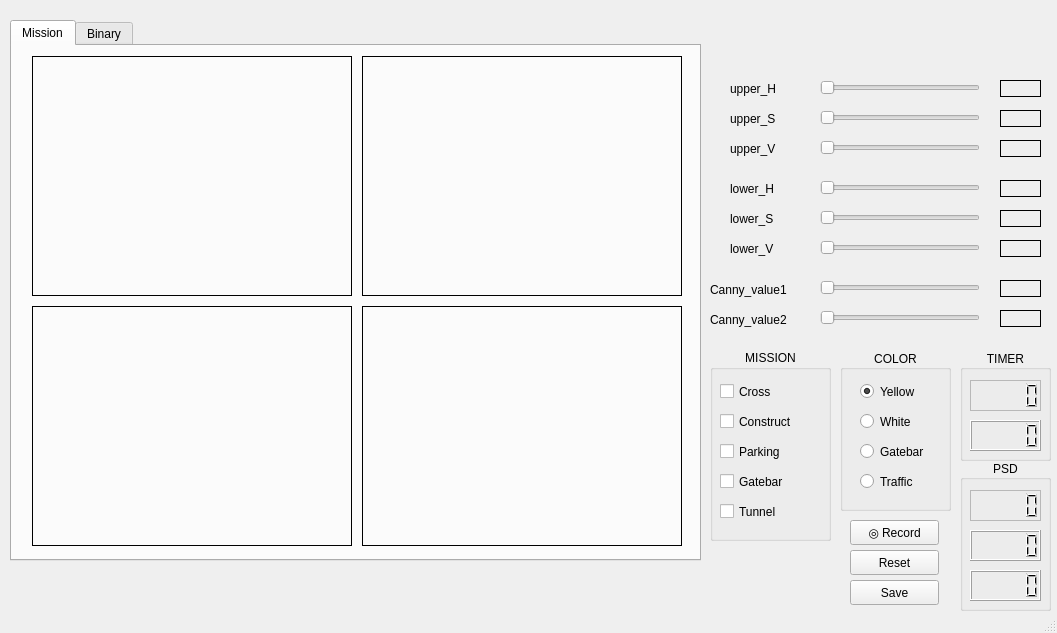
<?xml version="1.0" encoding="UTF-8"?>
<ui version="4.0">
 <class>MainWindowDesign</class>
 <widget class="QMainWindow" name="MainWindowDesign">
  <property name="geometry">
   <rect>
    <x>0</x>
    <y>0</y>
    <width>1057</width>
    <height>633</height>
   </rect>
  </property>
  <property name="cursor">
   <cursorShape>ArrowCursor</cursorShape>
  </property>
  <property name="windowTitle">
   <string>Vision_Node</string>
  </property>
  <property name="windowIcon">
   <iconset resource="../resources/images.qrc">
    <normaloff>:/images/vision.png</normaloff>:/images/vision.png</iconset>
  </property>
  <property name="locale">
   <locale language="English" country="Australia"/>
  </property>
  <widget class="QWidget" name="centralwidget">
   <widget class="QSlider" name="upper_H">
    <property name="geometry">
     <rect>
      <x>820</x>
      <y>80</y>
      <width>160</width>
      <height>16</height>
     </rect>
    </property>
    <property name="maximum">
     <number>180</number>
    </property>
    <property name="orientation">
     <enum>Qt::Horizontal</enum>
    </property>
   </widget>
   <widget class="QSlider" name="upper_S">
    <property name="geometry">
     <rect>
      <x>820</x>
      <y>110</y>
      <width>160</width>
      <height>16</height>
     </rect>
    </property>
    <property name="maximum">
     <number>255</number>
    </property>
    <property name="orientation">
     <enum>Qt::Horizontal</enum>
    </property>
   </widget>
   <widget class="QSlider" name="upper_V">
    <property name="geometry">
     <rect>
      <x>820</x>
      <y>140</y>
      <width>160</width>
      <height>16</height>
     </rect>
    </property>
    <property name="maximum">
     <number>255</number>
    </property>
    <property name="orientation">
     <enum>Qt::Horizontal</enum>
    </property>
   </widget>
   <widget class="QLabel" name="label">
    <property name="geometry">
     <rect>
      <x>730</x>
      <y>80</y>
      <width>67</width>
      <height>17</height>
     </rect>
    </property>
    <property name="text">
     <string>upper_H</string>
    </property>
   </widget>
   <widget class="QLabel" name="label_2">
    <property name="geometry">
     <rect>
      <x>730</x>
      <y>110</y>
      <width>67</width>
      <height>17</height>
     </rect>
    </property>
    <property name="text">
     <string>upper_S</string>
    </property>
   </widget>
   <widget class="QLabel" name="label_3">
    <property name="geometry">
     <rect>
      <x>730</x>
      <y>140</y>
      <width>67</width>
      <height>17</height>
     </rect>
    </property>
    <property name="text">
     <string>upper_V</string>
    </property>
   </widget>
   <widget class="QLabel" name="label_upper_H">
    <property name="geometry">
     <rect>
      <x>1000</x>
      <y>80</y>
      <width>41</width>
      <height>17</height>
     </rect>
    </property>
    <property name="frameShape">
     <enum>QFrame::Box</enum>
    </property>
    <property name="text">
     <string/>
    </property>
   </widget>
   <widget class="QLabel" name="label_upper_S">
    <property name="geometry">
     <rect>
      <x>1000</x>
      <y>110</y>
      <width>41</width>
      <height>17</height>
     </rect>
    </property>
    <property name="frameShape">
     <enum>QFrame::Box</enum>
    </property>
    <property name="text">
     <string/>
    </property>
   </widget>
   <widget class="QLabel" name="label_upper_V">
    <property name="geometry">
     <rect>
      <x>1000</x>
      <y>140</y>
      <width>41</width>
      <height>17</height>
     </rect>
    </property>
    <property name="frameShape">
     <enum>QFrame::Box</enum>
    </property>
    <property name="text">
     <string/>
    </property>
   </widget>
   <widget class="QSlider" name="Canny_value">
    <property name="geometry">
     <rect>
      <x>820</x>
      <y>280</y>
      <width>160</width>
      <height>16</height>
     </rect>
    </property>
    <property name="maximum">
     <number>255</number>
    </property>
    <property name="orientation">
     <enum>Qt::Horizontal</enum>
    </property>
   </widget>
   <widget class="QSlider" name="Canny_ratio">
    <property name="geometry">
     <rect>
      <x>820</x>
      <y>310</y>
      <width>160</width>
      <height>16</height>
     </rect>
    </property>
    <property name="maximum">
     <number>255</number>
    </property>
    <property name="orientation">
     <enum>Qt::Horizontal</enum>
    </property>
   </widget>
   <widget class="QLabel" name="label_Canny_value">
    <property name="geometry">
     <rect>
      <x>1000</x>
      <y>280</y>
      <width>41</width>
      <height>17</height>
     </rect>
    </property>
    <property name="frameShape">
     <enum>QFrame::Box</enum>
    </property>
    <property name="text">
     <string/>
    </property>
   </widget>
   <widget class="QLabel" name="label_Canny_ratio">
    <property name="geometry">
     <rect>
      <x>1000</x>
      <y>310</y>
      <width>41</width>
      <height>17</height>
     </rect>
    </property>
    <property name="frameShape">
     <enum>QFrame::Box</enum>
    </property>
    <property name="text">
     <string/>
    </property>
   </widget>
   <widget class="QLabel" name="label_10">
    <property name="geometry">
     <rect>
      <x>710</x>
      <y>280</y>
      <width>91</width>
      <height>20</height>
     </rect>
    </property>
    <property name="text">
     <string>Canny_value1</string>
    </property>
   </widget>
   <widget class="QLabel" name="label_11">
    <property name="geometry">
     <rect>
      <x>710</x>
      <y>310</y>
      <width>101</width>
      <height>20</height>
     </rect>
    </property>
    <property name="text">
     <string>Canny_value2</string>
    </property>
   </widget>
   <widget class="QPushButton" name="Save">
    <property name="geometry">
     <rect>
      <x>850</x>
      <y>580</y>
      <width>89</width>
      <height>25</height>
     </rect>
    </property>
    <property name="text">
     <string>Save</string>
    </property>
   </widget>
   <widget class="QTabWidget" name="tabWidget">
    <property name="geometry">
     <rect>
      <x>10</x>
      <y>20</y>
      <width>691</width>
      <height>541</height>
     </rect>
    </property>
    <property name="currentIndex">
     <number>0</number>
    </property>
    <widget class="QWidget" name="LINE">
     <attribute name="title">
      <string>Mission</string>
     </attribute>
     <widget class="QLabel" name="label_raw_image">
      <property name="geometry">
       <rect>
        <x>20</x>
        <y>10</y>
        <width>320</width>
        <height>240</height>
       </rect>
      </property>
      <property name="frameShape">
       <enum>QFrame::Box</enum>
      </property>
      <property name="text">
       <string/>
      </property>
      <property name="alignment">
       <set>Qt::AlignCenter</set>
      </property>
     </widget>
     <widget class="QLabel" name="label_perspective">
      <property name="geometry">
       <rect>
        <x>350</x>
        <y>10</y>
        <width>320</width>
        <height>240</height>
       </rect>
      </property>
      <property name="frameShape">
       <enum>QFrame::Box</enum>
      </property>
      <property name="text">
       <string/>
      </property>
     </widget>
     <widget class="QLabel" name="label_white_line">
      <property name="geometry">
       <rect>
        <x>20</x>
        <y>260</y>
        <width>320</width>
        <height>240</height>
       </rect>
      </property>
      <property name="frameShape">
       <enum>QFrame::Box</enum>
      </property>
      <property name="text">
       <string/>
      </property>
     </widget>
     <widget class="QLabel" name="label_yellow_line">
      <property name="geometry">
       <rect>
        <x>350</x>
        <y>260</y>
        <width>320</width>
        <height>240</height>
       </rect>
      </property>
      <property name="frameShape">
       <enum>QFrame::Box</enum>
      </property>
      <property name="text">
       <string/>
      </property>
     </widget>
    </widget>
    <widget class="QWidget" name="tab_2">
     <attribute name="title">
      <string>Binary</string>
     </attribute>
     <widget class="QLabel" name="label_parking">
      <property name="geometry">
       <rect>
        <x>350</x>
        <y>260</y>
        <width>320</width>
        <height>240</height>
       </rect>
      </property>
      <property name="frameShape">
       <enum>QFrame::Box</enum>
      </property>
      <property name="text">
       <string/>
      </property>
      <property name="alignment">
       <set>Qt::AlignLeading|Qt::AlignLeft|Qt::AlignTop</set>
      </property>
     </widget>
     <widget class="QLabel" name="label_gatebar">
      <property name="geometry">
       <rect>
        <x>350</x>
        <y>10</y>
        <width>320</width>
        <height>240</height>
       </rect>
      </property>
      <property name="frameShape">
       <enum>QFrame::Box</enum>
      </property>
      <property name="text">
       <string/>
      </property>
      <property name="alignment">
       <set>Qt::AlignLeading|Qt::AlignLeft|Qt::AlignTop</set>
      </property>
     </widget>
     <widget class="QLabel" name="label_raw_image2">
      <property name="geometry">
       <rect>
        <x>20</x>
        <y>10</y>
        <width>320</width>
        <height>240</height>
       </rect>
      </property>
      <property name="frameShape">
       <enum>QFrame::Box</enum>
      </property>
      <property name="text">
       <string/>
      </property>
     </widget>
     <widget class="QLabel" name="label_traffic">
      <property name="geometry">
       <rect>
        <x>20</x>
        <y>260</y>
        <width>320</width>
        <height>240</height>
       </rect>
      </property>
      <property name="frameShape">
       <enum>QFrame::Box</enum>
      </property>
      <property name="text">
       <string/>
      </property>
      <property name="scaledContents">
       <bool>false</bool>
      </property>
      <property name="alignment">
       <set>Qt::AlignRight|Qt::AlignTop|Qt::AlignTrailing</set>
      </property>
     </widget>
    </widget>
   </widget>
   <widget class="QLabel" name="label_4">
    <property name="geometry">
     <rect>
      <x>730</x>
      <y>240</y>
      <width>67</width>
      <height>17</height>
     </rect>
    </property>
    <property name="text">
     <string>lower_V</string>
    </property>
   </widget>
   <widget class="QSlider" name="lower_H">
    <property name="geometry">
     <rect>
      <x>820</x>
      <y>180</y>
      <width>160</width>
      <height>16</height>
     </rect>
    </property>
    <property name="maximum">
     <number>180</number>
    </property>
    <property name="orientation">
     <enum>Qt::Horizontal</enum>
    </property>
   </widget>
   <widget class="QSlider" name="lower_S">
    <property name="geometry">
     <rect>
      <x>820</x>
      <y>210</y>
      <width>160</width>
      <height>16</height>
     </rect>
    </property>
    <property name="maximum">
     <number>255</number>
    </property>
    <property name="orientation">
     <enum>Qt::Horizontal</enum>
    </property>
   </widget>
   <widget class="QLabel" name="label_lower_V">
    <property name="geometry">
     <rect>
      <x>1000</x>
      <y>240</y>
      <width>41</width>
      <height>17</height>
     </rect>
    </property>
    <property name="frameShape">
     <enum>QFrame::Box</enum>
    </property>
    <property name="text">
     <string/>
    </property>
   </widget>
   <widget class="QLabel" name="label_lower_S">
    <property name="geometry">
     <rect>
      <x>1000</x>
      <y>210</y>
      <width>41</width>
      <height>17</height>
     </rect>
    </property>
    <property name="frameShape">
     <enum>QFrame::Box</enum>
    </property>
    <property name="text">
     <string/>
    </property>
   </widget>
   <widget class="QSlider" name="lower_V">
    <property name="geometry">
     <rect>
      <x>820</x>
      <y>240</y>
      <width>160</width>
      <height>16</height>
     </rect>
    </property>
    <property name="maximum">
     <number>255</number>
    </property>
    <property name="orientation">
     <enum>Qt::Horizontal</enum>
    </property>
   </widget>
   <widget class="QLabel" name="label_5">
    <property name="geometry">
     <rect>
      <x>730</x>
      <y>180</y>
      <width>67</width>
      <height>17</height>
     </rect>
    </property>
    <property name="text">
     <string>lower_H</string>
    </property>
   </widget>
   <widget class="QLabel" name="label_6">
    <property name="geometry">
     <rect>
      <x>730</x>
      <y>210</y>
      <width>67</width>
      <height>17</height>
     </rect>
    </property>
    <property name="text">
     <string>lower_S</string>
    </property>
   </widget>
   <widget class="QLabel" name="label_lower_H">
    <property name="geometry">
     <rect>
      <x>1000</x>
      <y>180</y>
      <width>41</width>
      <height>17</height>
     </rect>
    </property>
    <property name="frameShape">
     <enum>QFrame::Box</enum>
    </property>
    <property name="text">
     <string/>
    </property>
   </widget>
   <widget class="QLabel" name="label_7">
    <property name="geometry">
     <rect>
      <x>840</x>
      <y>10</y>
      <width>201</width>
      <height>61</height>
     </rect>
    </property>
    <property name="text">
     <string/>
    </property>
    <property name="pixmap">
     <pixmap resource="../resources/images.qrc">:/images/ROBIT_logo.2.png</pixmap>
    </property>
    <property name="scaledContents">
     <bool>true</bool>
    </property>
   </widget>
   <widget class="QPushButton" name="Record">
    <property name="geometry">
     <rect>
      <x>850</x>
      <y>520</y>
      <width>89</width>
      <height>25</height>
     </rect>
    </property>
    <property name="text">
     <string>◎ Record</string>
    </property>
   </widget>
   <widget class="QGroupBox" name="mission_box">
    <property name="geometry">
     <rect>
      <x>710</x>
      <y>350</y>
      <width>121</width>
      <height>191</height>
     </rect>
    </property>
    <property name="title">
     <string>MISSION</string>
    </property>
    <property name="alignment">
     <set>Qt::AlignHCenter|Qt::AlignTop</set>
    </property>
    <widget class="QCheckBox" name="checkBox_Gatebar">
     <property name="geometry">
      <rect>
       <x>10</x>
       <y>120</y>
       <width>92</width>
       <height>23</height>
      </rect>
     </property>
     <property name="text">
      <string>Gatebar</string>
     </property>
    </widget>
    <widget class="QCheckBox" name="checkBox_Construct">
     <property name="geometry">
      <rect>
       <x>10</x>
       <y>60</y>
       <width>92</width>
       <height>23</height>
      </rect>
     </property>
     <property name="text">
      <string>Construct</string>
     </property>
    </widget>
    <widget class="QCheckBox" name="checkBox_Parking">
     <property name="geometry">
      <rect>
       <x>10</x>
       <y>90</y>
       <width>92</width>
       <height>23</height>
      </rect>
     </property>
     <property name="text">
      <string>Parking</string>
     </property>
    </widget>
    <widget class="QCheckBox" name="checkBox_Cross">
     <property name="geometry">
      <rect>
       <x>10</x>
       <y>30</y>
       <width>92</width>
       <height>23</height>
      </rect>
     </property>
     <property name="text">
      <string>Cross</string>
     </property>
    </widget>
    <widget class="QCheckBox" name="checkBox_Tunnel">
     <property name="geometry">
      <rect>
       <x>10</x>
       <y>150</y>
       <width>92</width>
       <height>23</height>
      </rect>
     </property>
     <property name="text">
      <string>Tunnel</string>
     </property>
    </widget>
   </widget>
   <widget class="QGroupBox" name="color_box">
    <property name="geometry">
     <rect>
      <x>840</x>
      <y>350</y>
      <width>111</width>
      <height>161</height>
     </rect>
    </property>
    <property name="title">
     <string>COLOR</string>
    </property>
    <property name="alignment">
     <set>Qt::AlignCenter</set>
    </property>
    <widget class="QRadioButton" name="traffic">
     <property name="geometry">
      <rect>
       <x>20</x>
       <y>120</y>
       <width>112</width>
       <height>23</height>
      </rect>
     </property>
     <property name="text">
      <string>Traffic</string>
     </property>
    </widget>
    <widget class="QRadioButton" name="Parking_check">
     <property name="geometry">
      <rect>
       <x>20</x>
       <y>60</y>
       <width>112</width>
       <height>23</height>
      </rect>
     </property>
     <property name="text">
      <string>White</string>
     </property>
    </widget>
    <widget class="QRadioButton" name="Gatebar_check">
     <property name="geometry">
      <rect>
       <x>20</x>
       <y>90</y>
       <width>112</width>
       <height>23</height>
      </rect>
     </property>
     <property name="text">
      <string>Gatebar</string>
     </property>
    </widget>
    <widget class="QRadioButton" name="Yellow_check">
     <property name="geometry">
      <rect>
       <x>20</x>
       <y>30</y>
       <width>112</width>
       <height>23</height>
      </rect>
     </property>
     <property name="text">
      <string>Yellow</string>
     </property>
     <property name="checked">
      <bool>true</bool>
     </property>
    </widget>
   </widget>
   <widget class="QGroupBox" name="groupBox_2">
    <property name="geometry">
     <rect>
      <x>960</x>
      <y>350</y>
      <width>91</width>
      <height>111</height>
     </rect>
    </property>
    <property name="title">
     <string>TIMER</string>
    </property>
    <property name="alignment">
     <set>Qt::AlignCenter</set>
    </property>
    <widget class="QLCDNumber" name="lcdNumber_2">
     <property name="geometry">
      <rect>
       <x>10</x>
       <y>70</y>
       <width>71</width>
       <height>31</height>
      </rect>
     </property>
    </widget>
    <widget class="QLCDNumber" name="lcdNumber">
     <property name="geometry">
      <rect>
       <x>10</x>
       <y>30</y>
       <width>71</width>
       <height>31</height>
      </rect>
     </property>
     <property name="frameShape">
      <enum>QFrame::StyledPanel</enum>
     </property>
    </widget>
   </widget>
   <widget class="QGroupBox" name="groupBox_3">
    <property name="geometry">
     <rect>
      <x>960</x>
      <y>460</y>
      <width>91</width>
      <height>151</height>
     </rect>
    </property>
    <property name="title">
     <string>PSD</string>
    </property>
    <property name="alignment">
     <set>Qt::AlignCenter</set>
    </property>
    <widget class="QLCDNumber" name="lcdNumber_psd2">
     <property name="geometry">
      <rect>
       <x>10</x>
       <y>70</y>
       <width>71</width>
       <height>31</height>
      </rect>
     </property>
    </widget>
    <widget class="QLCDNumber" name="lcdNumber_psd1">
     <property name="geometry">
      <rect>
       <x>10</x>
       <y>30</y>
       <width>71</width>
       <height>31</height>
      </rect>
     </property>
     <property name="frameShape">
      <enum>QFrame::StyledPanel</enum>
     </property>
    </widget>
    <widget class="QLCDNumber" name="lcdNumber_psd3">
     <property name="geometry">
      <rect>
       <x>10</x>
       <y>110</y>
       <width>71</width>
       <height>31</height>
      </rect>
     </property>
    </widget>
   </widget>
   <widget class="QPushButton" name="Reset">
    <property name="geometry">
     <rect>
      <x>850</x>
      <y>550</y>
      <width>89</width>
      <height>25</height>
     </rect>
    </property>
    <property name="text">
     <string>Reset</string>
    </property>
   </widget>
  </widget>
  <widget class="QStatusBar" name="statusbar"/>
 </widget>
 <resources>
  <include location="../resources/images.qrc"/>
 </resources>
 <connections/>
</ui>
